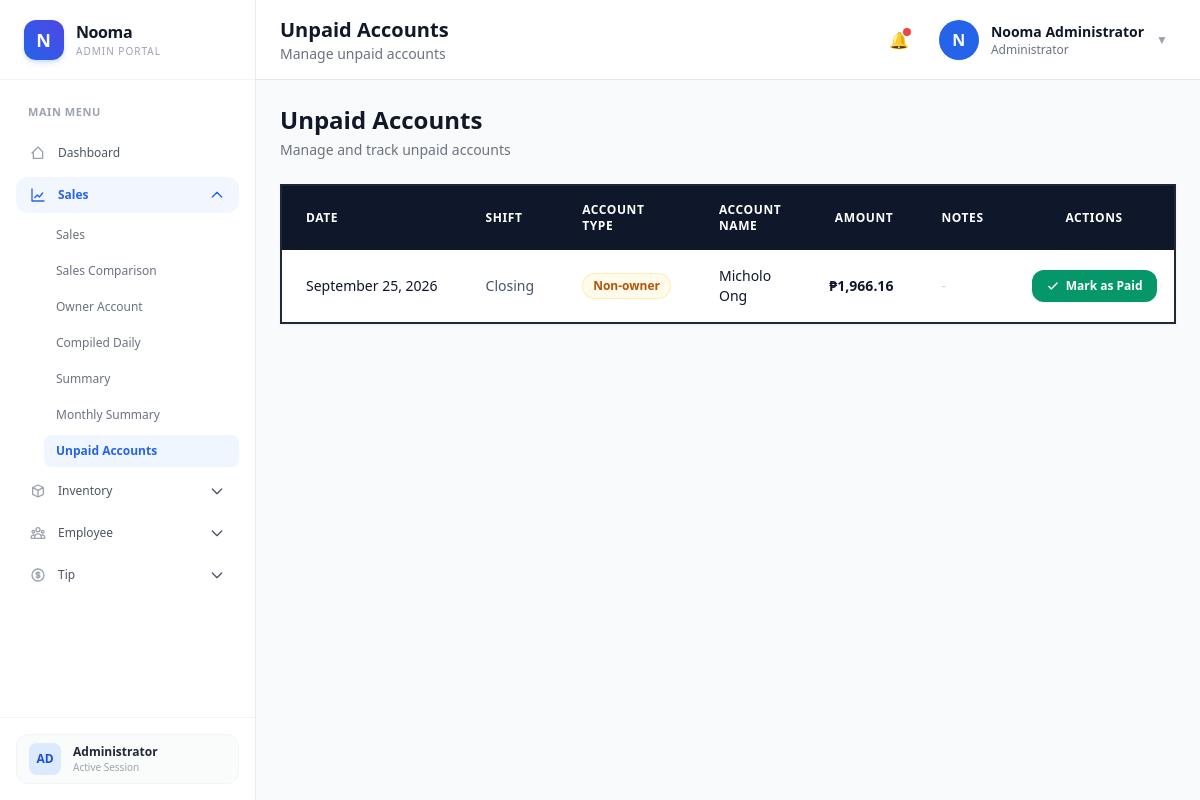
Page /frontend/UnpaidAccount/UnpaidAccount.php (signed in) on the committed database.
### tables this page shows
CREATE TABLE `daily_reports` (
  `report_id` bigint(20) UNSIGNED NOT NULL,
  `report_number` varchar(50) NOT NULL,
  `report_date` date NOT NULL,
  `shift_name` varchar(50) DEFAULT 'Regular',
  `week_number` tinyint(3) UNSIGNED NOT NULL,
  `cashier_id` bigint(20) UNSIGNED NOT NULL,
  `total_tables` int(10) UNSIGNED NOT NULL DEFAULT 0,
  `total_pax` int(10) UNSIGNED NOT NULL DEFAULT 0,
  `telegram_declared_total` decimal(12,2) NOT NULL DEFAULT 0.00,
  `pos_sales_total` decimal(12,2) NOT NULL DEFAULT 0.00,
  `status` enum('draft','submitted','approved','reopened','voided') NOT NULL DEFAULT 'draft',
  `notes` text DEFAULT NULL,
  `submitted_at` datetime DEFAULT NULL,
  `approved_by` bigint(20) UNSIGNED DEFAULT NULL,
  `approved_at` datetime DEFAULT NULL,
  `created_at` timestamp NOT NULL DEFAULT current_timestamp(),
  `updated_at` timestamp NOT NULL DEFAULT current_timestamp() ON UPDATE current_timestamp()
);

### frontend/UnpaidAccount/UnpaidAccount.php (the view, shortened to what this page needs)
<?php
require_once __DIR__ . "/../../backend/config/database.php";
$hasPaidNote = static function ($note): bool {
    return preg_match('/(?:^|[^a-z])paid(?:$|[^a-z])/i', (string) $note) === 1;
};
$unpaidAccounts = [];
$stmt = mysqli_prepare($conn, "SELECT report_id, report_number, report_date, shift_name, notes FROM daily_reports WHERE status <> 'voided' ORDER BY report_date DESC, report_id DESC");
mysqli_stmt_execute($stmt);
$result = mysqli_stmt_get_result($stmt);
while ($row = mysqli_fetch_assoc($result)) {
    $payload = json_decode($row["notes"] ?? "", true);
    if (is_array($payload)) {
        $unpaidAccountNames = [];
        if (!empty($payload["unpaidAccountName"])) {
            $unpaidAccountNames["unpaidAccountName"] = $payload["unpaidAccountName"];
        }
        foreach ($unpaidAccountNames as $nameField => $accountName) {
            $accountIndex = $nameField === "unpaidAccountName" ? "" : substr($nameField, strlen("unpaidAccountName_"));
            $amountField = $accountIndex === "" ? "unpaidAccountAmount" : "unpaidAccountAmount_" . $accountIndex;
            $noteField = $accountIndex === "" ? "unpaidAccountNote" : "unpaidAccountNote_" . $accountIndex;
            $accountName = trim((string) $accountName);
            $accountAmount = (float) str_replace(",", "", (string) ($payload[$amountField] ?? 0));
            $accountNote = $payload[$noteField] ?? "";
            if ($accountName !== "" && $accountAmount > 0 && !$hasPaidNote($accountNote)) {
                $unpaidAccounts[] = [
                    "report_id" => $row["report_id"],
                    "report_number" => $row["report_number"],
                    "report_date" => $row["report_date"],
                    "shift_name" => $row["shift_name"],
                    "account_type" => "non-owner",
                    "account_name" => $accountName,
                    "amount" => $accountAmount,
                    "field_index" => $accountIndex
                ];
            }
        }
    }
}
$ownerAccountNames = [];
$ownerNamesResult = mysqli_query($conn, "SELECT account_holder_id, account_name FROM account_holders WHERE account_type = 'owner' AND is_active = 1");
if ($ownerNamesResult) {
    while ($row = mysqli_fetch_assoc($ownerNamesResult)) {
        $ownerAccountNames[$row["account_holder_id"]] = $row["account_name"];
    }
}
?>
<!DOCTYPE html>
<html lang="en">
<head>
    <script src="https://cdn.tailwindcss.com"></script>
</head>
<body class="bg-gray-50 text-gray-900">
<?php include "../Components/sidebar.php"; ?>
<div class="lg:ml-64 min-h-screen">
    <?php include "../Components/navbar.php"; ?>
    <main class="p-4 md:p-6">
        <div class="mb-6">
            <h2 class="text-2xl font-bold">Unpaid Accounts</h2>
            <p class="text-sm text-gray-500 mt-1">Manage and track unpaid accounts</p>
        </div>
        <div class="bg-white border-2 border-gray-800 shadow-sm overflow-hidden">
            <div class="overflow-x-auto">
                <table class="w-full text-left border-collapse">
        <thead>
            <tr class="bg-slate-900 text-white text-xs font-semibold tracking-wider uppercase">
                <th class="px-6 py-4">Date</th>
                <th class="px-6 py-4">Shift</th>
                <th class="px-6 py-4">Account Type</th>
                <th class="px-6 py-4">Account Name</th>
                <th class="px-6 py-4 text-right">Amount</th>
                <th class="px-6 py-4">Notes</th>
                <th class="px-6 py-4 text-center">Actions</th>
            </tr>
        </thead>
        <tbody class="divide-y divide-slate-100 text-sm text-slate-700">
            <?php if (empty($unpaidAccounts)): ?>
                <tr>
                    <td colspan="7" class="px-6 py-12 text-center">
                        <div class="flex flex-col items-center justify-center space-y-3">
                            <div class="w-12 h-12 rounded-full bg-slate-100 flex items-center justify-center text-slate-400">
                                <svg class="w-6 h-6" fill="none" stroke="currentColor" viewBox="0 0 24 24">
                                    <path stroke-linecap="round" stroke-linejoin="round" stroke-width="1.5" d="M9 12h6m-6 4h6m2 5H7a2 2 0 01-2-2V5a2 2 0 012-2h5.586a1 1 0 01.707.293l5.414 5.414a1 1 0 01.293.707V19a2 2 0 01-2 2z"></path>
                                </svg>
                            </div>
                            <p class="text-sm font-medium text-slate-500">No unpaid accounts found.</p>
                        </div>
                    </td>
                </tr>
            <?php else: ?>
                <?php foreach ($unpaidAccounts as $account): ?>
                    <tr class="transition-colors hover:bg-slate-50/80 group">
                        <td class="px-6 py-4 font-medium text-slate-900 whitespace-nowrap">
                            <?= date("F d, Y", strtotime($account["report_date"])) ?>
                        </td>
                        <td class="px-6 py-4 text-slate-600 whitespace-nowrap">
                            <?= htmlspecialchars($account["shift_name"]) ?>
                        </td>
                        <td class="px-6 py-4 whitespace-nowrap">
                            <?php if ($account["account_type"] === "owner"): ?>
                                <span class="inline-flex items-center px-2.5 py-1 rounded-full text-xs font-semibold bg-purple-50 text-purple-700 border border-purple-200/60">
                                    Owner
                                </span>
                            <?php else: ?>
                                <span class="inline-flex items-center px-2.5 py-1 rounded-full text-xs font-semibold bg-amber-50 text-amber-700 border border-amber-200/60">
                                    <?= ucfirst($account["account_type"]) ?>
                                </span>
                            <?php endif; ?>
                        </td>
                        <td class="px-6 py-4 font-medium text-slate-900">
                            <?php if ($account["account_type"] === "owner"): ?>
                                <?= htmlspecialchars($ownerAccountNames[$account["account_id"]] ?? "Owner account #" . $account["account_id"]) ?>
                            <?php else: ?>
                                <?= htmlspecialchars($account["account_name"]) ?>
                            <?php endif; ?>
                        </td>
                        <td class="px-6 py-4 text-right font-bold text-slate-900 whitespace-nowrap">
                            ₱<?= number_format($account["amount"], 2) ?>
                        </td>
                        <td class="px-6 py-4 text-slate-600 max-w-xs truncate">
                            <?php if ($account["account_type"] === "owner" && !empty($account["note"])): ?>
                                <?= htmlspecialchars($account["note"]) ?>
                            <?php else: ?>
                                <span class="text-slate-300">-</span>
                            <?php endif; ?>
                        </td>
                        <td class="px-6 py-4 text-center whitespace-nowrap">
                            <button
                                type="button"
                                class="inline-flex items-center justify-center px-3.5 py-2 bg-emerald-600 hover:bg-emerald-700 text-white text-xs font-semibold rounded-xl shadow-sm hover:shadow transition-all duration-200 focus:outline-none focus:ring-2 focus:ring-emerald-500/20 active:scale-95"
                                data-report-id="<?= (int) $account["report_id"] ?>"
                                data-account-type="<?= htmlspecialchars($account["account_type"]) ?>"
                                <?php if ($account["account_type"] === "owner"): ?>
                                    data-account-id="<?= (int) $account["account_id"] ?>"
                                <?php else: ?>
                                    data-field-index="<?= htmlspecialchars($account["field_index"]) ?>"
                                <?php endif; ?>
                            >
                                <svg class="w-3.5 h-3.5 mr-1.5" fill="none" stroke="currentColor" viewBox="0 0 24 24">
                                    <path stroke-linecap="round" stroke-linejoin="round" stroke-width="2.5" d="M5 13l4 4L19 7"></path>
                                </svg>
                                Mark as Paid
                            </button>
                        </td>
                    </tr>
                <?php endforeach; ?>
            <?php endif; ?>
        </tbody>
    </table>
            </div>
        </div>
    </main>
</div>
</body>
</html>

### rows in the picture
daily_reports: report_date "September 25, 2026", shift_name "Closing", account_type "Non-owner", account_name "Micholo Ong", amount "1,966.16"

### other values in the picture
$page_title "Unpaid Accounts"
$page_description "Manage unpaid accounts"
substr($full_name, 0, 1) "N"
$full_name "Nooma Administrator"
